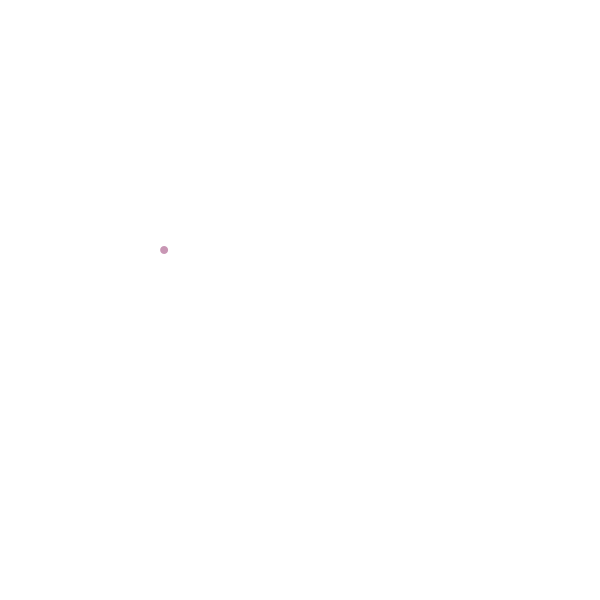
Frame 1 (no input)
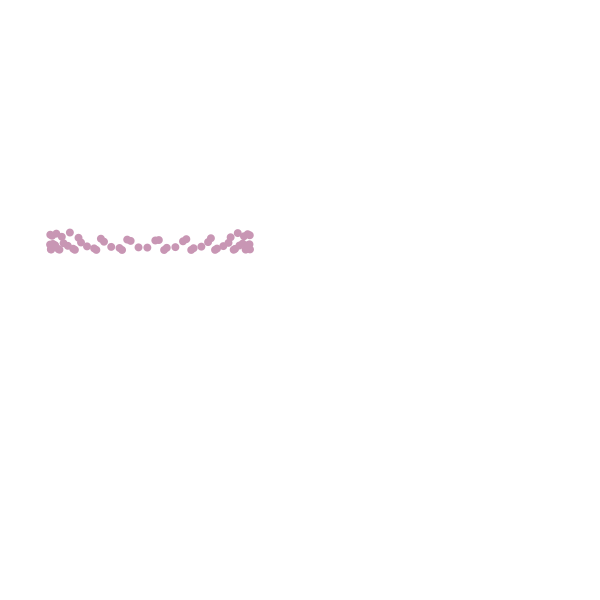
Frame 60 (the mouse pressed at the canvas centre just before this capture)
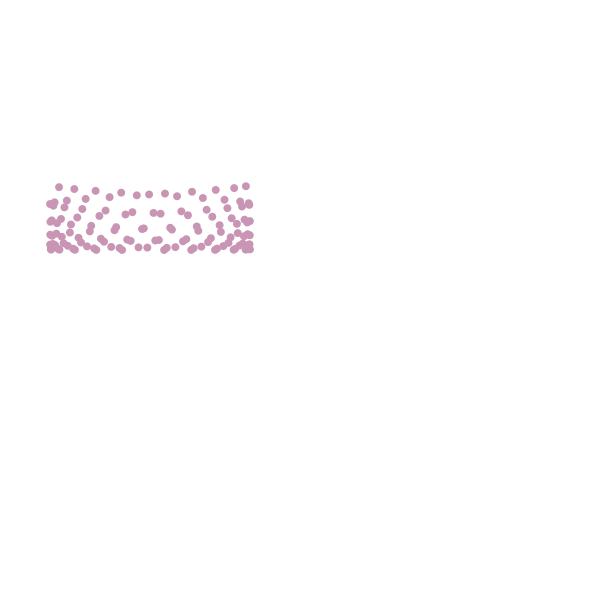
Frame 120 (the mouse held since frame 60 and released just before this capture)

The Processing sketch that drew these frames (run headless with seeded random() and noise(); from frame 60 on, the mouse is pressed at the canvas centre):

// Processing sketch: wave_prac
// ── wave_prac.pde
float x, y, m, n, c, d, q, r;
float a;

void setup() {
  size(600, 600);
  background(255);
}

void draw() {
  a+=.01;
  translate(width/4, height/4);
  x = sin(a*300)*100;
  y = cos(a*1)*100;
  noStroke();
  fill(200, 150, 180);
  ellipse(x, y, 8, 8);
  
  println(millis());
}
